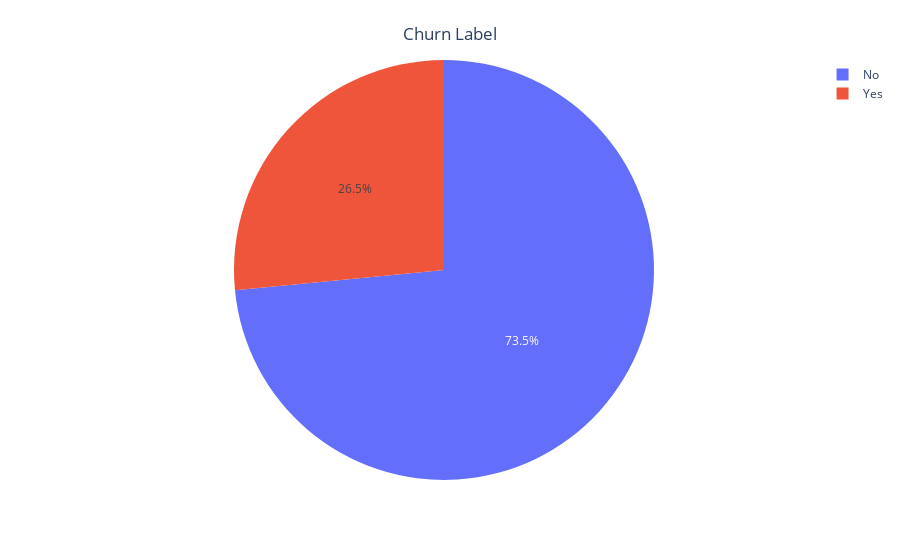

Source (notebook cell):
### Markdown cell above
### General Churn

### Code cell
#Piechart churn label 
fig = px.pie(df.groupby('churn_label')['customer_id'].nunique().reset_index(), 
             values='customer_id', 
             names='churn_label')

fig.update_layout(title_text="Churn Label", title_x=0.5, title_y= 0.95)

fig

### Figure 1 — Plotly figure (JSON) as saved in the notebook; plotly's stock layout.template omitted (floating-point values rounded to 4 significant figures)
{"data": [{"domain": {"x": [0, 1], "y": [0, 1]}, "hovertemplate": "churn_label=%{label}<br>customer_id=%{value}<extra></extra>", "labels": ["No", "Yes"], "legendgroup": "", "name": "", "showlegend": true, "type": "pie", "values": [5174, 1869]}], "layout": {"legend": {"tracegroupgap": 0}, "margin": {"t": 60}, "title": {"text": "Churn Label", "x": 0.5, "y": 0.95}}}
